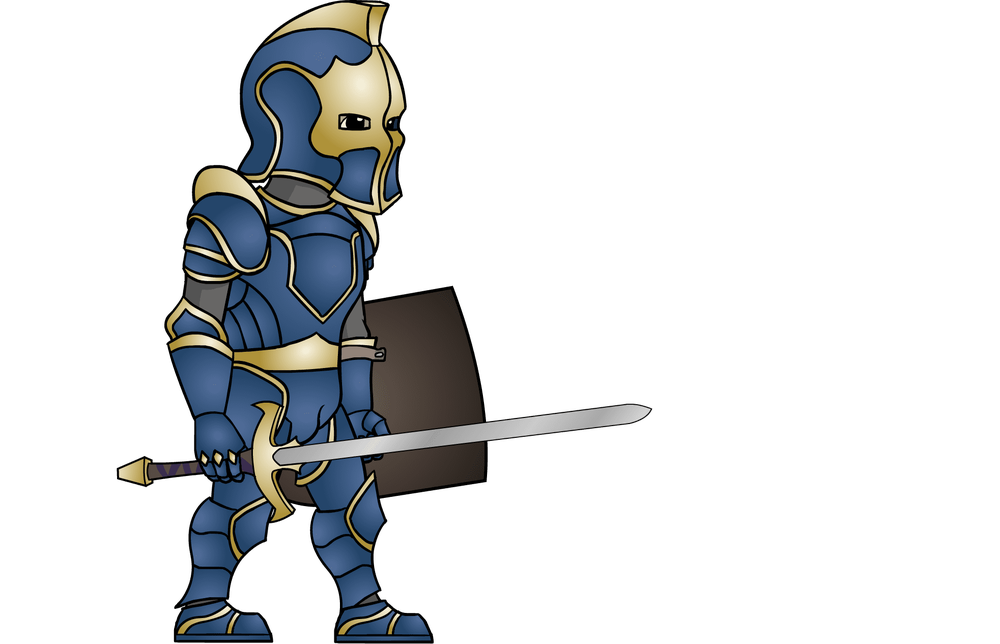
#> input picture animation/knight/attack1/1.png, 1000 x 644 px, shrunk from 1965 x 1265 before the run; its folder holds only this picture in this run
$ python mirror-images.py
#> lines starting #> are read from the running program, lines starting #| are printed output that depends on the picture
from PIL import Image
import os


def reverse_images(path: str) -> None:
#> called with path = 'animation/knight/attack1'
    directory = path
    for filename in os.listdir(directory):
        if filename.endswith('.png') and "mirror_" not in filename:  # .png and not mirror_filename.png
            with Image.open(os.path.join(directory, filename)) as im:
#> im is the input picture: PIL image 1000x644 RGBA; mean R, G, B, A 16.4, 18.2, 19.5, 52.1
                im.transpose(method=Image.FLIP_LEFT_RIGHT).save(os.path.join(directory, 'mirror_' + filename))
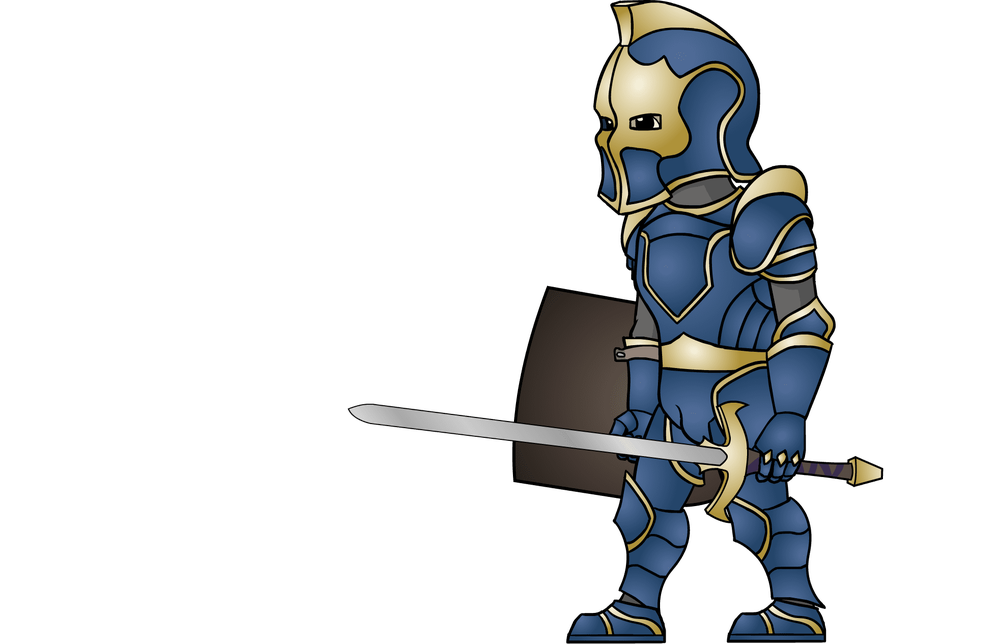
#> saved as mirror_1.png: PIL image 1000x644 RGBA; mean R, G, B, A 16.4, 18.2, 19.5, 52.1; transparent parts drawn white


project_sprite_directories = [
    "animation/knight/attack1",
    "animation/knight/attack2",
    "animation/knight/block",
    "animation/knight/death",
    "animation/knight/idle",
    "animation/knight/run",
    "animation/knight/sprint",
    "animation/knight/walk"
]

for sprite_folder_path in project_sprite_directories:
#> (the run stopped early here; a loop or call above may not have finished)
